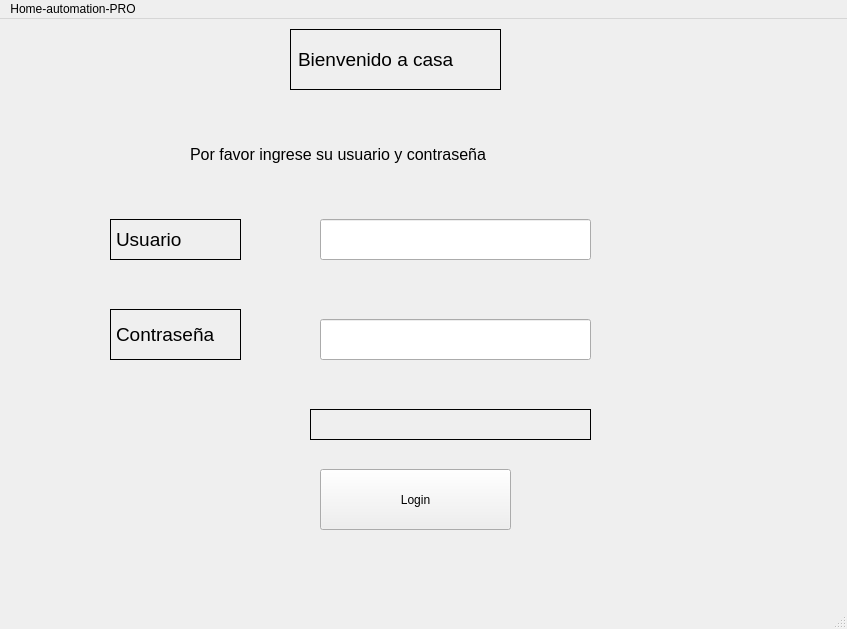
<?xml version="1.0" encoding="UTF-8"?>
<ui version="4.0">
 <class>MainWindow</class>
 <widget class="QMainWindow" name="MainWindow">
  <property name="geometry">
   <rect>
    <x>0</x>
    <y>0</y>
    <width>847</width>
    <height>629</height>
   </rect>
  </property>
  <property name="windowTitle">
   <string>Home-automation-PRO</string>
  </property>
  <property name="styleSheet">
   <string notr="true"/>
  </property>
  <widget class="QWidget" name="centralwidget">
   <widget class="QLabel" name="label_titulo">
    <property name="geometry">
     <rect>
      <x>290</x>
      <y>10</y>
      <width>211</width>
      <height>61</height>
     </rect>
    </property>
    <property name="font">
     <font>
      <pointsize>20</pointsize>
     </font>
    </property>
    <property name="frameShape">
     <enum>QFrame::Box</enum>
    </property>
    <property name="text">
     <string>&lt;html&gt;&lt;head/&gt;&lt;body&gt;&lt;p&gt;&lt;span style=&quot; font-size:14pt; color:#000000;&quot;&gt;Bienvenido a casa&lt;/span&gt;&lt;/p&gt;&lt;/body&gt;&lt;/html&gt;</string>
    </property>
   </widget>
   <widget class="QLabel" name="label_2">
    <property name="geometry">
     <rect>
      <x>190</x>
      <y>120</y>
      <width>421</width>
      <height>31</height>
     </rect>
    </property>
    <property name="font">
     <font>
      <pointsize>12</pointsize>
     </font>
    </property>
    <property name="text">
     <string>&lt;html&gt;&lt;head/&gt;&lt;body&gt;&lt;p&gt;&lt;span style=&quot; color:#000000;&quot;&gt;Por favor ingrese su usuario y contraseña&lt;/span&gt;&lt;/p&gt;&lt;/body&gt;&lt;/html&gt;</string>
    </property>
   </widget>
   <widget class="QLabel" name="label_user">
    <property name="geometry">
     <rect>
      <x>110</x>
      <y>200</y>
      <width>131</width>
      <height>41</height>
     </rect>
    </property>
    <property name="font">
     <font>
      <pointsize>14</pointsize>
     </font>
    </property>
    <property name="frameShape">
     <enum>QFrame::Box</enum>
    </property>
    <property name="text">
     <string>&lt;html&gt;&lt;head/&gt;&lt;body&gt;&lt;p&gt;&lt;span style=&quot; color:#000000;&quot;&gt;Usuario&lt;/span&gt;&lt;/p&gt;&lt;/body&gt;&lt;/html&gt;</string>
    </property>
   </widget>
   <widget class="QLabel" name="label_password">
    <property name="geometry">
     <rect>
      <x>110</x>
      <y>290</y>
      <width>131</width>
      <height>51</height>
     </rect>
    </property>
    <property name="font">
     <font>
      <pointsize>14</pointsize>
     </font>
    </property>
    <property name="frameShape">
     <enum>QFrame::Box</enum>
    </property>
    <property name="text">
     <string>&lt;html&gt;&lt;head/&gt;&lt;body&gt;&lt;p&gt;&lt;span style=&quot; color:#000000;&quot;&gt;Contraseña&lt;/span&gt;&lt;/p&gt;&lt;/body&gt;&lt;/html&gt;</string>
    </property>
   </widget>
   <widget class="QLineEdit" name="lineEdit_user">
    <property name="geometry">
     <rect>
      <x>320</x>
      <y>200</y>
      <width>271</width>
      <height>41</height>
     </rect>
    </property>
   </widget>
   <widget class="QLineEdit" name="lineEdit_password">
    <property name="geometry">
     <rect>
      <x>320</x>
      <y>300</y>
      <width>271</width>
      <height>41</height>
     </rect>
    </property>
   </widget>
   <widget class="QLabel" name="label_confirmLogin">
    <property name="geometry">
     <rect>
      <x>310</x>
      <y>390</y>
      <width>281</width>
      <height>31</height>
     </rect>
    </property>
    <property name="frameShape">
     <enum>QFrame::Box</enum>
    </property>
    <property name="text">
     <string/>
    </property>
   </widget>
   <widget class="QPushButton" name="pushButton_login">
    <property name="geometry">
     <rect>
      <x>320</x>
      <y>450</y>
      <width>191</width>
      <height>61</height>
     </rect>
    </property>
    <property name="styleSheet">
     <string notr="true">color: black;</string>
    </property>
    <property name="text">
     <string>Login</string>
    </property>
   </widget>
  </widget>
  <widget class="QMenuBar" name="menubar">
   <property name="geometry">
    <rect>
     <x>0</x>
     <y>0</y>
     <width>847</width>
     <height>25</height>
    </rect>
   </property>
   <widget class="QMenu" name="menuDS">
    <property name="title">
     <string>Home-automation-PRO</string>
    </property>
    <addaction name="action"/>
   </widget>
   <addaction name="menuDS"/>
  </widget>
  <widget class="QStatusBar" name="statusbar"/>
  <action name="action">
   <property name="text">
    <string> </string>
   </property>
  </action>
 </widget>
 <resources/>
 <connections/>
</ui>
